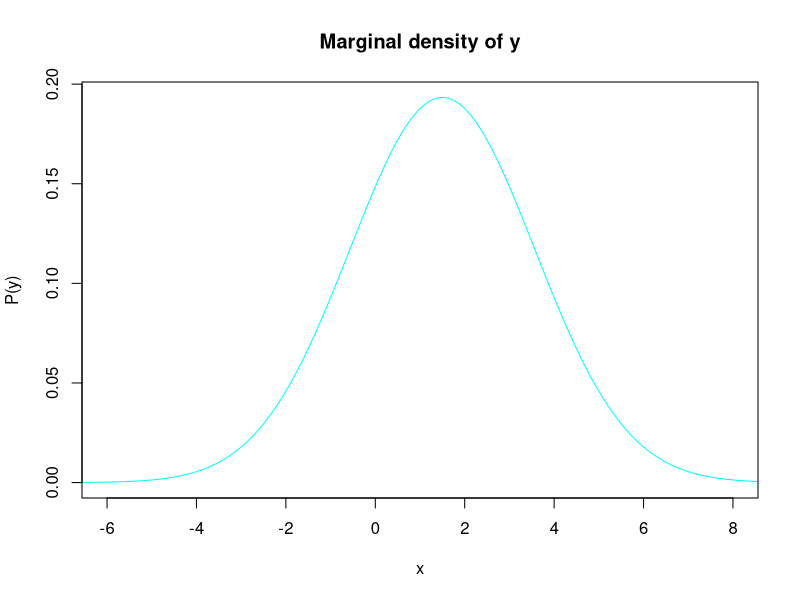
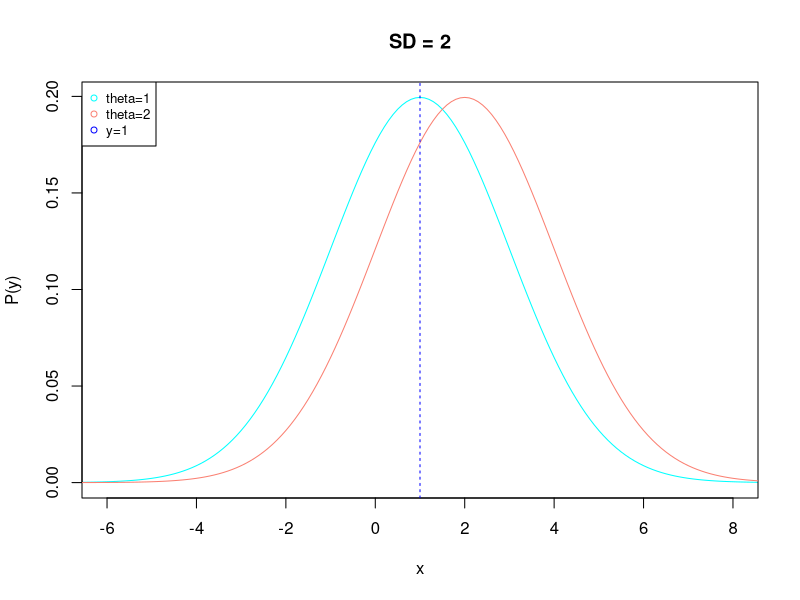
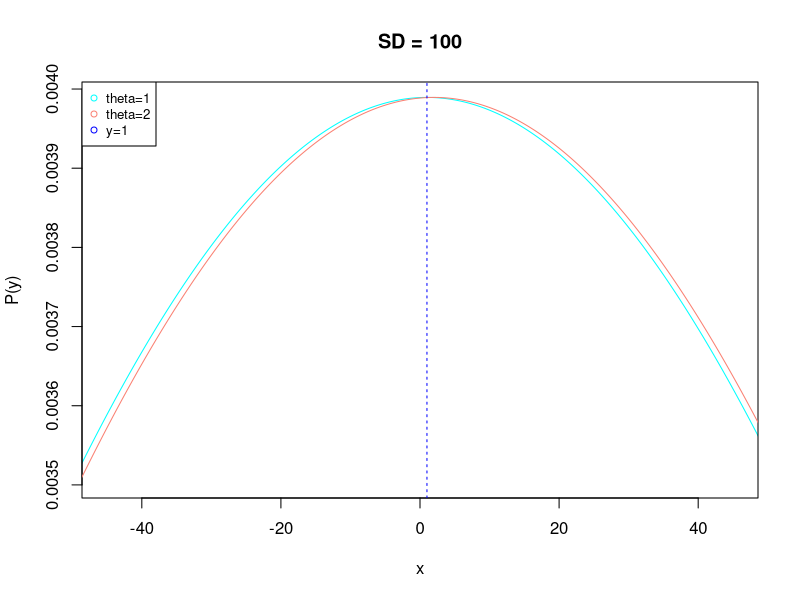
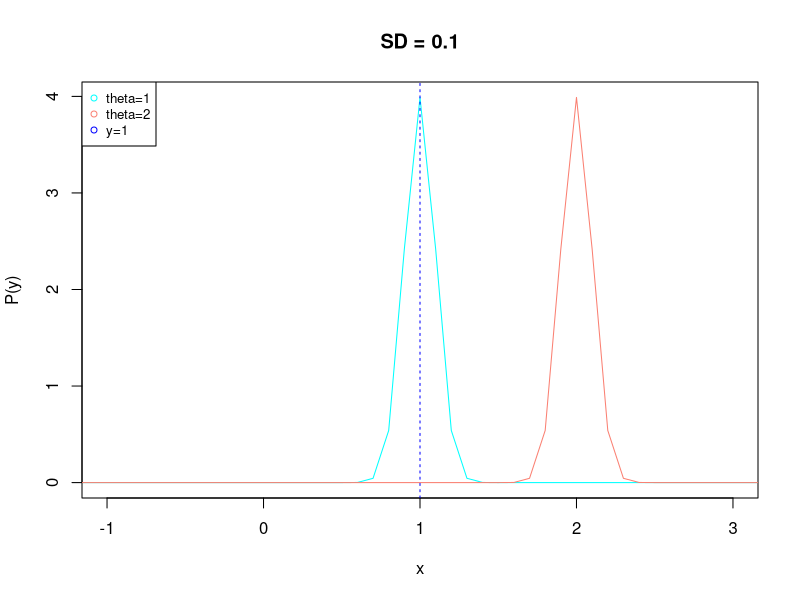

Reproduce these figures in R, in order.
## ---- chunk 1
knitr::opts_chunk$set(echo = TRUE)
## ---- chunk 2
mu1 = 1
mu2 = 2
sd = 2
x = seq(-50, 50, by=0.1)
sd_big = 100
sd_small = 0.1

norm1 = dnorm(x, mu1, sd)
norm2 = dnorm(x, mu2, sd)

plot(x, norm1*0.5 + norm2 * 0.5, type='l', ylab='P(y)', 
     col='cyan', xlim=c(-6, 8), main='Marginal density of y')

## ---- chunk 3

plot(x, norm1, type='l', ylab='P(y)', col='cyan', xlim=c(-6, 8), main='SD = 2')
lines(x, norm2, type='l', ylab='P(y)', col='salmon')
abline(v=1, lty='24', col='blue')
legend('topleft', c('theta=1', 'theta=2', 'y=1'), 
       col=c('cyan', 'salmon', 'blue'), cex=.8, pch=c(1,1,1))

## ---- chunk 4
theta1 = dnorm(1, mu1, sd)
theta2 = dnorm(1, mu2, sd)
res = paste(c('P(theta = 1 | y = 1) =', theta1 / (theta1 + theta2)), collapse=" ")

print(res)

## ---- chunk 5

norm1 = dnorm(x, mu1, sd_big)
norm2 = dnorm(x, mu2, sd_big)

plot(x, norm1, type='l', main='SD = 100', ylab='P(y)', col='cyan', xlim=c(-45, 45))
lines(x, norm2, type='l', ylab='P(y)', col='salmon')
abline(v=1, lty='24', col='blue')
legend('topleft', c('theta=1', 'theta=2', 'y=1'), 
       col=c('cyan', 'salmon', 'blue'), cex=.8, pch=c(1,1,1))

## ---- chunk 6

norm1 = dnorm(x, mu1, sd_small)
norm2 = dnorm(x, mu2, sd_small)

plot(x, norm1, type='l', ylab='P(y)', main='SD = 0.1', col='cyan', xlim=c(-1, 3))
lines(x, norm2, type='l', ylab='P(y)', col='salmon')
abline(v=1, lty='24', col='blue')
legend('topleft', c('theta=1', 'theta=2', 'y=1'), 
       col=c('cyan', 'salmon', 'blue'), cex=.8, pch=c(1,1,1))

